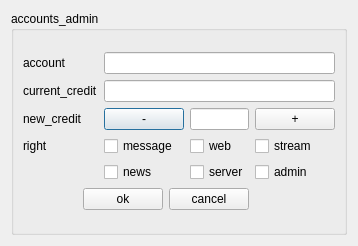
<ui version="4.0" >
 <class>AccountsAdmin</class>
 <widget class="QDialog" name="AccountsAdmin" >
  <property name="geometry" >
   <rect>
    <x>0</x>
    <y>0</y>
    <width>339</width>
    <height>246</height>
   </rect>
  </property>
  <property name="windowTitle" >
   <string>accounts_admin</string>
  </property>
  <layout class="QGridLayout" >
   <item row="0" column="0" >
    <widget class="QGroupBox" name="groupBox" >
     <property name="title" >
      <string>accounts_admin</string>
     </property>
     <layout class="QGridLayout" >
      <item row="0" column="0" >
       <layout class="QGridLayout" >
        <item row="0" column="0" >
         <widget class="QLabel" name="label" >
          <property name="text" >
           <string>account</string>
          </property>
         </widget>
        </item>
        <item row="0" column="1" colspan="3" >
         <widget class="QLineEdit" name="account" >
          <property name="readOnly" >
           <bool>true</bool>
          </property>
         </widget>
        </item>
        <item row="1" column="0" >
         <widget class="QLabel" name="label_2" >
          <property name="text" >
           <string>current_credit</string>
          </property>
         </widget>
        </item>
        <item row="1" column="1" colspan="3" >
         <widget class="QLineEdit" name="currentCredit" >
          <property name="readOnly" >
           <bool>true</bool>
          </property>
         </widget>
        </item>
        <item row="2" column="0" >
         <widget class="QLabel" name="label_4" >
          <property name="text" >
           <string>new_credit</string>
          </property>
         </widget>
        </item>
        <item row="2" column="1" >
         <widget class="QPushButton" name="minus" >
          <property name="text" >
           <string>-</string>
          </property>
         </widget>
        </item>
        <item row="2" column="2" >
         <widget class="QLineEdit" name="newCredit" />
        </item>
        <item row="2" column="3" >
         <widget class="QPushButton" name="plus" >
          <property name="text" >
           <string>+</string>
          </property>
         </widget>
        </item>
        <item row="3" column="0" >
         <widget class="QLabel" name="label_5" >
          <property name="text" >
           <string>right</string>
          </property>
         </widget>
        </item>
        <item row="3" column="1" >
         <widget class="QCheckBox" name="rightMessage" >
          <property name="text" >
           <string>message</string>
          </property>
         </widget>
        </item>
        <item row="3" column="2" >
         <widget class="QCheckBox" name="rightWeb" >
          <property name="text" >
           <string>web</string>
          </property>
         </widget>
        </item>
        <item row="3" column="3" >
         <widget class="QCheckBox" name="rightStream" >
          <property name="text" >
           <string>stream</string>
          </property>
         </widget>
        </item>
        <item row="4" column="1" >
         <widget class="QCheckBox" name="rightNews" >
          <property name="text" >
           <string>news</string>
          </property>
         </widget>
        </item>
        <item row="4" column="2" >
         <widget class="QCheckBox" name="rightServer" >
          <property name="text" >
           <string>server</string>
          </property>
         </widget>
        </item>
        <item row="4" column="3" >
         <widget class="QCheckBox" name="rightAdmin" >
          <property name="text" >
           <string>admin</string>
          </property>
         </widget>
        </item>
        <item row="5" column="0" colspan="3" >
         <layout class="QHBoxLayout" >
          <item>
           <spacer>
            <property name="orientation" >
             <enum>Qt::Horizontal</enum>
            </property>
            <property name="sizeHint" >
             <size>
              <width>40</width>
              <height>20</height>
             </size>
            </property>
           </spacer>
          </item>
          <item>
           <widget class="QPushButton" name="ok" >
            <property name="text" >
             <string>ok</string>
            </property>
           </widget>
          </item>
          <item>
           <widget class="QPushButton" name="cancel" >
            <property name="text" >
             <string>cancel</string>
            </property>
           </widget>
          </item>
         </layout>
        </item>
       </layout>
      </item>
     </layout>
    </widget>
   </item>
  </layout>
 </widget>
 <tabstops>
  <tabstop>account</tabstop>
  <tabstop>currentCredit</tabstop>
  <tabstop>minus</tabstop>
  <tabstop>newCredit</tabstop>
  <tabstop>plus</tabstop>
  <tabstop>rightMessage</tabstop>
  <tabstop>rightWeb</tabstop>
  <tabstop>rightStream</tabstop>
  <tabstop>rightNews</tabstop>
  <tabstop>rightServer</tabstop>
  <tabstop>rightAdmin</tabstop>
  <tabstop>ok</tabstop>
  <tabstop>cancel</tabstop>
 </tabstops>
 <resources/>
 <connections/>
</ui>
